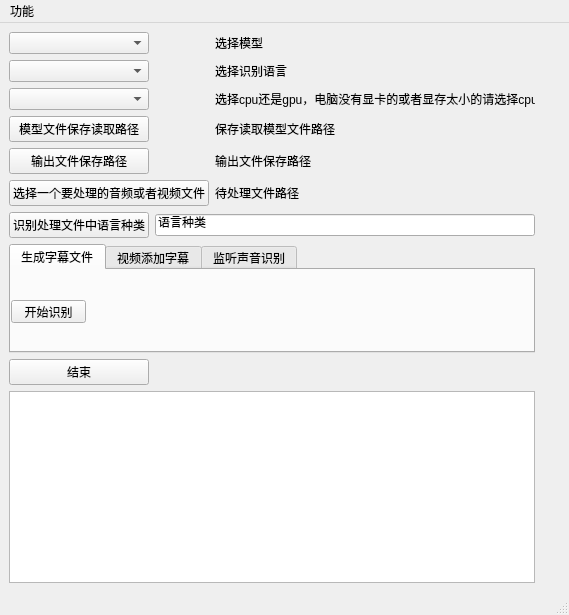
<?xml version="1.0" encoding="UTF-8"?>
<ui version="4.0">
 <class>QMainWindow</class>
 <widget class="QMainWindow" name="QMainWindow">
  <property name="geometry">
   <rect>
    <x>0</x>
    <y>0</y>
    <width>569</width>
    <height>615</height>
   </rect>
  </property>
  <property name="windowTitle">
   <string>PythonerLeague工具</string>
  </property>
  <widget class="QWidget" name="centralwidget">
   <widget class="QWidget" name="">
    <property name="geometry">
     <rect>
      <x>9</x>
      <y>9</y>
      <width>526</width>
      <height>551</height>
     </rect>
    </property>
    <layout class="QGridLayout" name="gridLayout">
     <item row="0" column="0">
      <widget class="QComboBox" name="model">
       <property name="placeholderText">
        <string>请选择要模型</string>
       </property>
      </widget>
     </item>
     <item row="0" column="2">
      <widget class="QLabel" name="label_model">
       <property name="text">
        <string>选择模型</string>
       </property>
      </widget>
     </item>
     <item row="1" column="0">
      <widget class="QComboBox" name="language">
       <property name="currentText">
        <string/>
       </property>
       <property name="currentIndex">
        <number>-1</number>
       </property>
       <property name="placeholderText">
        <string>请选择要翻译的语言</string>
       </property>
      </widget>
     </item>
     <item row="1" column="2">
      <widget class="QLabel" name="label_language">
       <property name="text">
        <string>选择识别语言</string>
       </property>
      </widget>
     </item>
     <item row="2" column="0">
      <widget class="QComboBox" name="compute_engine">
       <property name="currentText">
        <string/>
       </property>
       <property name="currentIndex">
        <number>-1</number>
       </property>
       <property name="placeholderText">
        <string>请选择要翻译的语言</string>
       </property>
      </widget>
     </item>
     <item row="2" column="2">
      <widget class="QLabel" name="label_compute_engine">
       <property name="text">
        <string>选择cpu还是gpu，电脑没有显卡的或者显存太小的请选择cpu</string>
       </property>
      </widget>
     </item>
     <item row="3" column="0">
      <widget class="QPushButton" name="model_save_path">
       <property name="text">
        <string>模型文件保存读取路径</string>
       </property>
      </widget>
     </item>
     <item row="3" column="2">
      <widget class="QLabel" name="label_model_save_path">
       <property name="text">
        <string>保存读取模型文件路径</string>
       </property>
      </widget>
     </item>
     <item row="4" column="0">
      <widget class="QPushButton" name="pushButton_outfile_path">
       <property name="text">
        <string>输出文件保存路径</string>
       </property>
      </widget>
     </item>
     <item row="4" column="2">
      <widget class="QLabel" name="label_outfile_path">
       <property name="text">
        <string>输出文件保存路径</string>
       </property>
      </widget>
     </item>
     <item row="5" column="0" colspan="2">
      <widget class="QPushButton" name="pushButton_process_inputfile_path">
       <property name="text">
        <string>选择一个要处理的音频或者视频文件</string>
       </property>
      </widget>
     </item>
     <item row="5" column="2">
      <widget class="QLabel" name="PendingFliePathLabel">
       <property name="text">
        <string>待处理文件路径</string>
       </property>
      </widget>
     </item>
     <item row="6" column="0">
      <widget class="QPushButton" name="discriminate_language_pushButton">
       <property name="text">
        <string>识别处理文件中语言种类</string>
       </property>
      </widget>
     </item>
     <item row="6" column="1" colspan="2">
      <widget class="QLineEdit" name="LanguageCategoryEdit">
       <property name="text">
        <string>语言种类</string>
       </property>
      </widget>
     </item>
     <item row="7" column="0" colspan="3">
      <widget class="QTabWidget" name="tabWidget">
       <property name="currentIndex">
        <number>0</number>
       </property>
       <widget class="QWidget" name="tab">
        <attribute name="title">
         <string>生成字幕文件</string>
        </attribute>
        <widget class="QPushButton" name="pushButton_start_translate">
         <property name="geometry">
          <rect>
           <x>0</x>
           <y>30</y>
           <width>75</width>
           <height>23</height>
          </rect>
         </property>
         <property name="text">
          <string>开始识别</string>
         </property>
        </widget>
       </widget>
       <widget class="QWidget" name="tab_3">
        <attribute name="title">
         <string>视频添加字幕</string>
        </attribute>
        <widget class="QPushButton" name="pushButton_start_add_subtitle">
         <property name="geometry">
          <rect>
           <x>0</x>
           <y>30</y>
           <width>80</width>
           <height>23</height>
          </rect>
         </property>
         <property name="text">
          <string>开始添加字幕</string>
         </property>
        </widget>
       </widget>
       <widget class="QWidget" name="tab_2">
        <attribute name="title">
         <string>监听声音识别</string>
        </attribute>
        <widget class="QPushButton" name="pushButton_start_monitor">
         <property name="geometry">
          <rect>
           <x>0</x>
           <y>30</y>
           <width>75</width>
           <height>23</height>
          </rect>
         </property>
         <property name="text">
          <string>开始监听</string>
         </property>
        </widget>
        <widget class="QPushButton" name="pushButton_end_monitor">
         <property name="geometry">
          <rect>
           <x>100</x>
           <y>30</y>
           <width>75</width>
           <height>23</height>
          </rect>
         </property>
         <property name="text">
          <string>结束监听</string>
         </property>
        </widget>
       </widget>
      </widget>
     </item>
     <item row="8" column="0">
      <widget class="QPushButton" name="pushButton_end">
       <property name="text">
        <string>结束</string>
       </property>
      </widget>
     </item>
     <item row="9" column="0" colspan="3">
      <widget class="QTextBrowser" name="textBrowser"/>
     </item>
    </layout>
   </widget>
  </widget>
  <widget class="QMenuBar" name="menubar">
   <property name="geometry">
    <rect>
     <x>0</x>
     <y>0</y>
     <width>569</width>
     <height>23</height>
    </rect>
   </property>
   <widget class="QMenu" name="menufile">
    <property name="title">
     <string>功能</string>
    </property>
    <addaction name="actions_info"/>
   </widget>
   <addaction name="menufile"/>
  </widget>
  <widget class="QStatusBar" name="statusbar"/>
  <action name="文件翻译">
   <property name="text">
    <string>翻译</string>
   </property>
  </action>
  <action name="视频添加字幕">
   <property name="text">
    <string>添加字幕</string>
   </property>
  </action>
  <action name="监听声音翻译">
   <property name="text">
    <string>监听喇叭翻译</string>
   </property>
  </action>
  <action name="actiona">
   <property name="text">
    <string/>
   </property>
  </action>
  <action name="actions_info">
   <property name="text">
    <string>详情</string>
   </property>
  </action>
 </widget>
 <resources/>
 <connections/>
 <slots>
  <slot>PushButton()</slot>
 </slots>
</ui>
